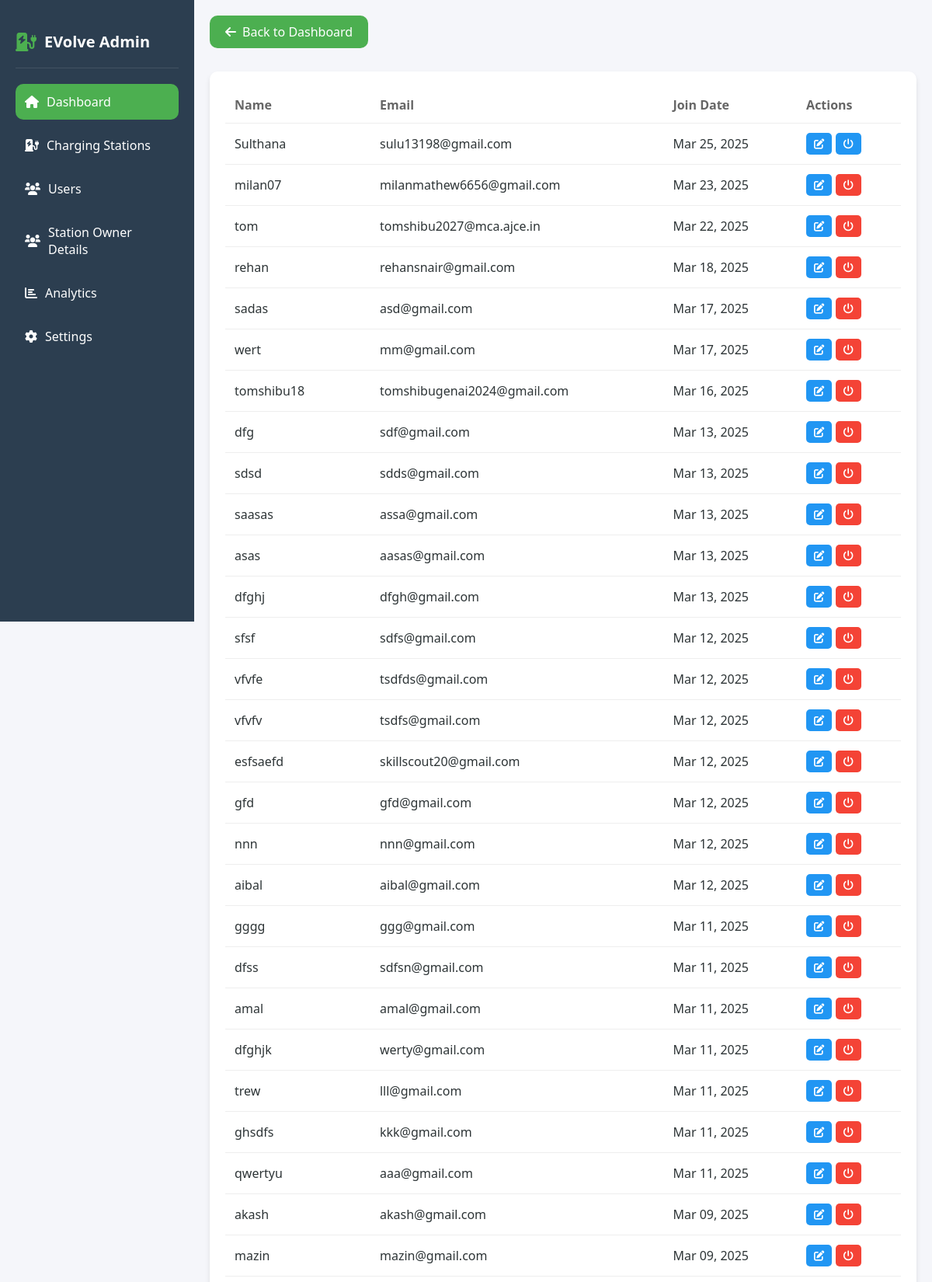
The page /user_list.php (signed in, upper part) on the database its author committed.
### tables this page shows
CREATE TABLE `tbl_users` (
  `user_id` int(11) NOT NULL,
  `email` varchar(255) NOT NULL,
  `passwordhash` varchar(255) NOT NULL,
  `name` varchar(100) NOT NULL,
  `username` varchar(100) NOT NULL,
  `phone_number` varchar(20) DEFAULT NULL,
  `profile_picture` varchar(255) DEFAULT NULL,
  `is_admin` tinyint(1) DEFAULT 0,
  `created_at` timestamp NOT NULL DEFAULT current_timestamp(),
  `status` enum('pending','active','inactive') DEFAULT 'pending',
  `updated_at` timestamp NOT NULL DEFAULT current_timestamp() ON UPDATE current_timestamp(),
  `verification_token` varchar(64) DEFAULT NULL,
  `token_expiry` datetime DEFAULT NULL,
  `otp` varchar(6) DEFAULT NULL,
  `otp_expiration` datetime DEFAULT NULL,
  `is_verified` tinyint(1) DEFAULT 0
);

### user_list.php (the view, shortened to what this page needs)
<?php
$serverusername = "localhost";
$userusername = "root";
$password = "";
$dbusername = "evolve1";
try {
    $conn = mysqli_connect($serverusername, $userusername, $password, $dbusername);
    $users = mysqli_query($conn, "
        SELECT
            user_id,
            username,
            email,
            created_at,
            status
        FROM tbl_users
        ORDER BY created_at DESC
    ");
} catch (Exception $e) {
    die("Error: " . $e->getMessage());
}
?>
<!DOCTYPE html>
<html lang="en">
<head>
    <link rel="stylesheet" href="https://cdnjs.cloudflare.com/ajax/libs/font-awesome/6.0.0/css/all.min.css">
</head>
<body>
    <div class="dashboard-container">
        <aside class="sidebar">
            <div class="logo">
                <i class="fas fa-charging-station"></i>
                <span class="logo-text">EVolve Admin</span>
            </div>
            <ul class="nav-menu">
                <li class="nav-item">
                    <a href="#" class="nav-link active">
                        <i class="fas fa-home"></i>
                        <span>Dashboard</span>
                    </a>
                </li>
                <li class="nav-item">
                    <a href="charging_stations.php" class="nav-link">
                        <i class="fas fa-charging-station"></i>
                        <span>Charging Stations</span>
                    </a>
                </li>
                <li class="nav-item">
                    <a href="user_list.php" class="nav-link">
                        <i class="fas fa-users"></i>
                        <span>Users</span>
                    </a>
                </li>
                <li class="nav-item">
                    <a href="station_owner_details.php" class="nav-link">
                        <i class="fas fa-users"></i>
                        <span>Station Owner Details</span>
                    </a>
                </li>
                <li class="nav-item">
                    <a href="#" class="nav-link">
                        <i class="fas fa-chart-bar"></i>
                        <span>Analytics</span>
                    </a>
                </li>
                <li class="nav-item">
                    <a href="#" class="nav-link">
                        <i class="fas fa-cog"></i>
                        <span>Settings</span>
                    </a>
                </li>
            </ul>
        </aside>
        <div class="main-content">
            <div class="header">
                <a href="admindash.php" class="home-btn">
                    <i class="fas fa-arrow-left"></i> Back to Dashboard
                </a>
            </div>
            <div class="table-container">
                <table>
                    <thead>
                        <tr>
                            <th>Name</th>
                            <th>Email</th>
                            <th>Join Date</th>
                            <th>Actions</th>
                        </tr>
                    </thead>
                    <tbody>
                        <?php
                        if ($users && mysqli_num_rows($users) > 0):
                            while($user = mysqli_fetch_assoc($users)):
                                $created_date = date('M d, Y', strtotime($user['created_at']));
                        ?>
                            <tr>
                                <td><?php echo htmlspecialchars($user['username'] ?? 'N/A'); ?></td>
                                <td><?php echo htmlspecialchars($user['email'] ?? 'N/A'); ?></td>
                                <td><?php echo htmlspecialchars($created_date); ?></td>
                                <td class="actions">
                                    <form method="POST" style="display: inline;">
                                        <button type="button" class="action-btn edit-btn" onclick="window.location.href='edit_user.php?id=<?php echo htmlspecialchars($user['user_id']); ?>'">
                                            <i class="fas fa-edit"></i>
                                        </button>
                                        <button type="submit" class="action-btn <?php echo $user['status'] ? 'delete-btn' : 'edit-btn'; ?>"
                                            onclick="return confirmToggleBlock(<?php echo htmlspecialchars($user['user_id']); ?>, '<?php echo $user['status'] ? 'block' : 'unblock'; ?>')">
                                            <i class="fas fa-power-off"></i>
                                        </button>
                                    </form>
                                </td>
                            </tr>
                        <?php
                            endwhile;
                        else:
                        ?>
                            <tr>
                                <td colspan="5" style="text-align: center;">No users found</td>
                            </tr>
                        <?php endif; ?>
                    </tbody>
                </table>
            </div>
        </div>
    </div>
</body>
</html>

### user_list.php (style rules this page uses)
:root { --primary-color: #4CAF50; --secondary-color: #2C3E50; --background-color: #f5f6fa; --card-bg: #ffffff; --text-color: #2d3436; --border-radius: 10px; --shadow: 0 4px 6px rgba(0, 0, 0, 0.1); }
* { margin: 0; padding: 0; box-sizing: border-box; font-family: 'Segoe UI', sans-serif; }
body { background-color: var(--background-color); color: var(--text-color); }
.dashboard-container { display: flex; min-height: 100vh; }
.sidebar { width: 250px; background-color: var(--secondary-color); color: white; padding: 20px; position: fixed; height: 100vh; transition: all 0.3s ease; }
.logo { display: flex; align-items: center; gap: 10px; padding: 20px 0; border-bottom: 1px solid rgba(255, 255, 255, 0.1); margin-bottom: 20px; }
.logo i { font-size: 24px; color: var(--primary-color); }
.logo-text { font-size: 20px; font-weight: bold; }
.nav-menu { list-style: none; }
.nav-item { margin-bottom: 10px; }
.nav-link { display: flex; align-items: center; gap: 10px; padding: 12px; color: white; text-decoration: none; border-radius: var(--border-radius); transition: all 0.3s ease; }
.nav-link:hover, .nav-link.active { background-color: var(--primary-color); }
.main-content { flex: 1; margin-left: 250px; padding: 20px; }
.header { display: flex; justify-content: space-between; align-items: center; margin-bottom: 30px; }
.table-container { background-color: var(--card-bg); border-radius: var(--border-radius); box-shadow: var(--shadow); padding: 20px; margin-bottom: 30px; }
table { width: 100%; border-collapse: collapse; }
th, td { padding: 12px; text-align: left; border-bottom: 1px solid #eee; }
th { font-weight: 600; color: #666; }
.action-btn { padding: 5px 10px; border: none; border-radius: 5px; cursor: pointer; transition: all 0.3s ease; }
.edit-btn { background-color: #2196f3; color: white; }
.delete-btn { background-color: #f44336; color: white; }
.home-btn { display: flex; align-items: center; gap: 8px; padding: 10px 20px; background-color: var(--primary-color); color: white; text-decoration: none; border-radius: var(--border-radius); transition: background-color 0.3s ease; }

### rows shown on the page
tbl_users: username "Sulthana", email "sulu13198@gmail.com", created_at "Mar 25, 2025"
tbl_users: username "milan07", email "milanmathew6656@gmail.com", created_at "Mar 23, 2025"
tbl_users: username "tom", email "tomshibu2027@mca.ajce.in", created_at "Mar 22, 2025"
tbl_users: username "rehan", email "rehansnair@gmail.com", created_at "Mar 18, 2025"
tbl_users: username "sadas", email "asd@gmail.com", created_at "Mar 17, 2025"
tbl_users: username "wert", email "mm@gmail.com", created_at "Mar 17, 2025"
tbl_users: username "tomshibu18", email "tomshibugenai2024@gmail.com", created_at "Mar 16, 2025"
tbl_users: username "dfg", email "sdf@gmail.com", created_at "Mar 13, 2025"
tbl_users: username "sdsd", email "sdds@gmail.com", created_at "Mar 13, 2025"
tbl_users: username "saasas", email "assa@gmail.com", created_at "Mar 13, 2025"
tbl_users: username "asas", email "aasas@gmail.com", created_at "Mar 13, 2025"
tbl_users: username "dfghj", email "dfgh@gmail.com", created_at "Mar 13, 2025"
tbl_users: username "sfsf", email "sdfs@gmail.com", created_at "Mar 12, 2025"
tbl_users: username "vfvfe", email "tsdfds@gmail.com", created_at "Mar 12, 2025"
tbl_users: username "vfvfv", email "tsdfs@gmail.com", created_at "Mar 12, 2025"
tbl_users: username "esfsaefd", email "skillscout20@gmail.com", created_at "Mar 12, 2025"
tbl_users: username "gfd", email "gfd@gmail.com", created_at "Mar 12, 2025"
tbl_users: username "nnn", email "nnn@gmail.com", created_at "Mar 12, 2025"
tbl_users: username "aibal", email "aibal@gmail.com", created_at "Mar 12, 2025"
tbl_users: username "gggg", email "ggg@gmail.com", created_at "Mar 11, 2025"
tbl_users: username "dfss", email "sdfsn@gmail.com", created_at "Mar 11, 2025"
tbl_users: username "amal", email "amal@gmail.com", created_at "Mar 11, 2025"
tbl_users: username "dfghjk", email "werty@gmail.com", created_at "Mar 11, 2025"
tbl_users: username "trew", email "lll@gmail.com", created_at "Mar 11, 2025"
tbl_users: username "ghsdfs", email "kkk@gmail.com", created_at "Mar 11, 2025"
tbl_users: username "qwertyu", email "aaa@gmail.com", created_at "Mar 11, 2025"
tbl_users: username "akash", email "akash@gmail.com", created_at "Mar 09, 2025"
tbl_users: username "mazin", email "mazin@gmail.com", created_at "Mar 09, 2025"
